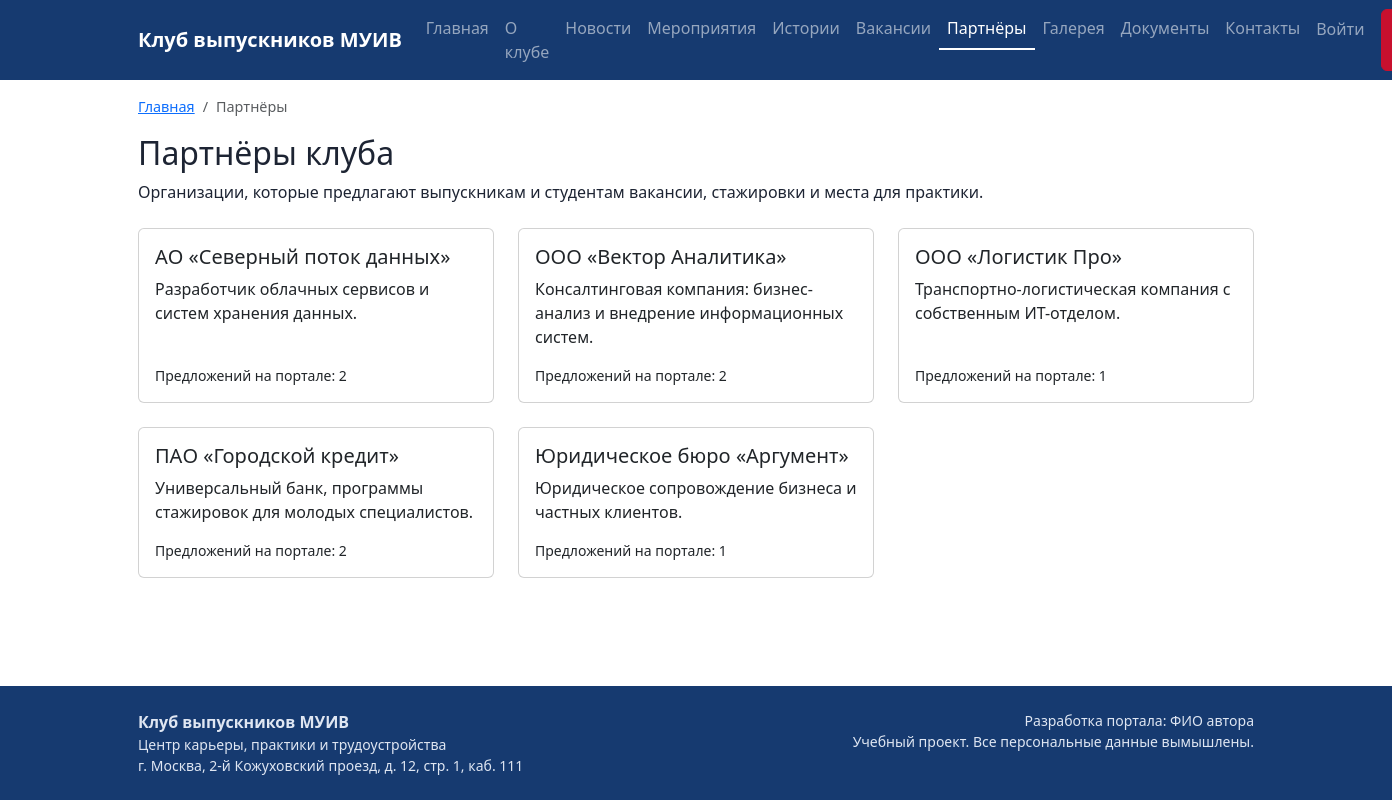
The page /partners/ on the database its author committed.
### vacancies/models.py (models this page shows, shortened)
class Partner(models.Model):
    name = models.CharField("Название", max_length=200, unique=True)
    description = models.TextField("Описание", blank=True)
    site = models.URLField("Сайт", blank=True)
    logo = models.ImageField("Логотип", upload_to="partners/", blank=True,
                             validators=[validate_image_file])
    class Meta:
        db_table = "partners"
        verbose_name = "Партнёр"
        verbose_name_plural = "Партнёры"
        ordering = ["name"]

### vacancies/views.py (the view)
# urls.py: path("partners/", views.partner_list, name="partners"),
def partner_list(request):
    partners = Partner.objects.prefetch_related("vacancies")
    return render(request, "vacancies/partners.html", {
        "partners": partners,
        "crumbs": crumbs("Партнёры"),
    })

### core/breadcrumbs.py (called while the page is built)
def crumbs(*items):
    result = []
    for item in items:
        if isinstance(item, str):
            result.append({"title": item, "url": None})
        else:
            title, route, *args = item
            result.append({"title": title, "url": reverse(route, args=args)})
    return result

### core/context_processors.py (called while the page is built)
def site(request):
    return {
        "menu": MENU,
        "portal_name": settings.PORTAL_NAME,
        "portal_author": settings.PORTAL_AUTHOR,
    }

### templates/vacancies/partners.html (shortened to what this page needs)
{% extends "base.html" %}
{% block content %}
<h1 class="h2 mb-2">Партнёры клуба</h1>
<p class="mb-4">Организации, которые предлагают выпускникам и студентам вакансии, стажировки и места для практики.</p>
<div class="row g-4">
  {% for partner in partners %}
    <div class="col-md-6 col-lg-4">
      <div class="card h-100">
        <div class="card-body d-flex flex-column">
          <h2 class="h5">{{ partner.name }}</h2>
          <p>{{ partner.description }}</p>
          <div class="mt-auto small">
            Предложений на портале: {{ partner.vacancies.all|length }}
          </div>
        </div>
      </div>
    </div>
  {% empty %}
    <p>Список партнёров формируется.</p>
  {% endfor %}
</div>
{% endblock %}

### static/css/site.css (style rules this page uses)
:root { --club-blue: #163a70; --club-red: #c8102e; --club-light: #f3f6fb; }
body { font-family: "Segoe UI", Roboto, Arial, sans-serif; color: #1d2433; }
h1, h2, h3 { color: var(--club-blue); }

### rows shown on the page
Partner: name "АО «Северный поток данных»", description "Разработчик облачных сервисов и систем хранения данных.", vacancies.all|length "2"
Partner: name "ООО «Вектор Аналитика»", description "Консалтинговая компания: бизнес-анализ и внедрение информационных систем.", vacancies.all|length "2"
Partner: name "ООО «Логистик Про»", description "Транспортно-логистическая компания с собственным ИТ-отделом.", vacancies.all|length "1"
Partner: name "ПАО «Городской кредит»", description "Универсальный банк, программы стажировок для молодых специалистов.", vacancies.all|length "2"
Partner: name "Юридическое бюро «Аргумент»", description "Юридическое сопровождение бизнеса и частных клиентов.", vacancies.all|length "1"

### other values the page prints
{{ portal_name }} "Клуб выпускников МУИВ"
{{ title }} "Главная" "О клубе" "Новости" "Мероприятия" "Истории" "Вакансии" "Партнёры" "Галерея" "Документы" "Контакты"
{{ crumb.title }} "Партнёры"
{{ portal_author }} "ФИО автора"
